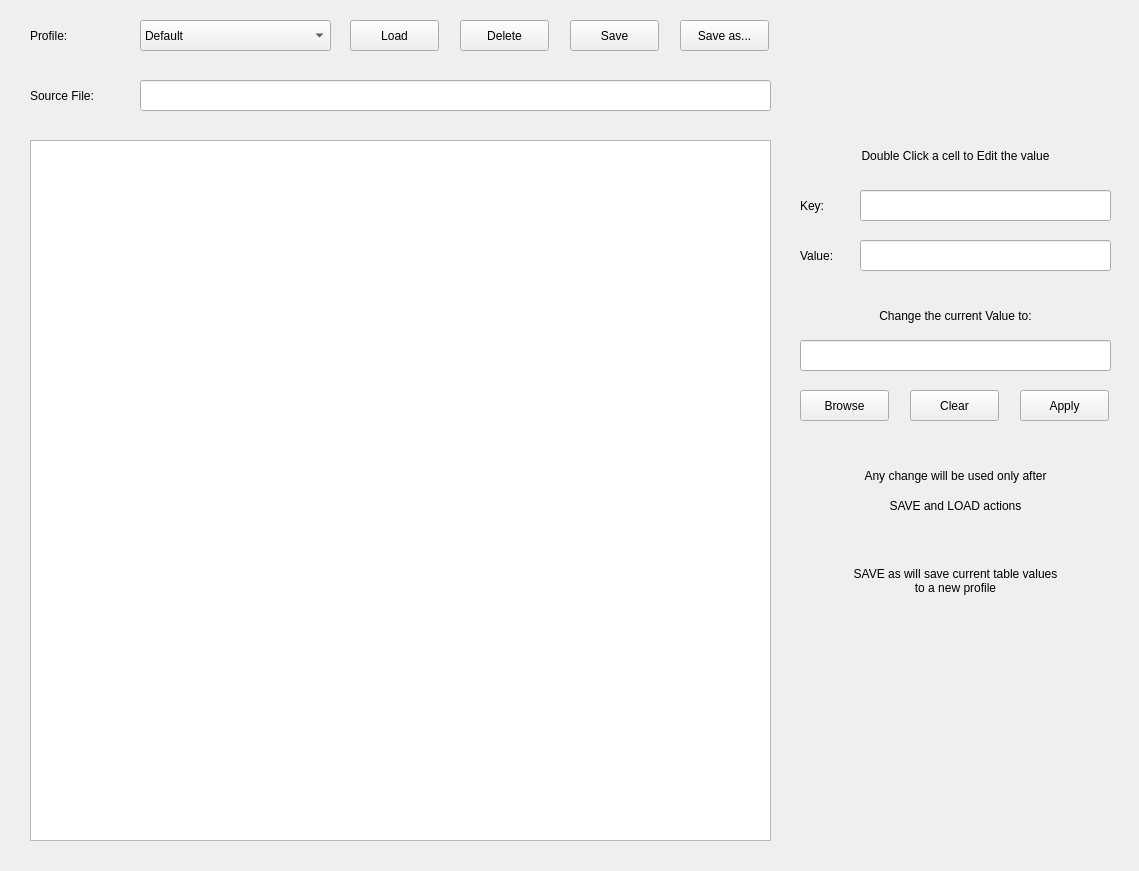
<?xml version="1.0" encoding="UTF-8"?>
<ui version="4.0">
 <class>Form</class>
 <widget class="QWidget" name="Form">
  <property name="geometry">
   <rect>
    <x>0</x>
    <y>0</y>
    <width>1139</width>
    <height>871</height>
   </rect>
  </property>
  <property name="windowTitle">
   <string>Form</string>
  </property>
  <widget class="QTableWidget" name="qtable_conf">
   <property name="geometry">
    <rect>
     <x>30</x>
     <y>140</y>
     <width>741</width>
     <height>701</height>
    </rect>
   </property>
  </widget>
  <widget class="QComboBox" name="qcombo_profile">
   <property name="geometry">
    <rect>
     <x>140</x>
     <y>20</y>
     <width>191</width>
     <height>31</height>
    </rect>
   </property>
   <property name="maxVisibleItems">
    <number>16</number>
   </property>
   <property name="duplicatesEnabled">
    <bool>false</bool>
   </property>
   <item>
    <property name="text">
     <string>Default</string>
    </property>
   </item>
  </widget>
  <widget class="QLabel" name="qlabel_conf_label">
   <property name="geometry">
    <rect>
     <x>30</x>
     <y>80</y>
     <width>91</width>
     <height>31</height>
    </rect>
   </property>
   <property name="layoutDirection">
    <enum>Qt::LeftToRight</enum>
   </property>
   <property name="text">
    <string>Source File:</string>
   </property>
   <property name="alignment">
    <set>Qt::AlignLeading|Qt::AlignLeft|Qt::AlignVCenter</set>
   </property>
  </widget>
  <widget class="QPushButton" name="qbutton_delete">
   <property name="geometry">
    <rect>
     <x>460</x>
     <y>20</y>
     <width>89</width>
     <height>31</height>
    </rect>
   </property>
   <property name="text">
    <string>Delete</string>
   </property>
  </widget>
  <widget class="QLabel" name="qlabel_conf_label_5">
   <property name="geometry">
    <rect>
     <x>30</x>
     <y>20</y>
     <width>71</width>
     <height>31</height>
    </rect>
   </property>
   <property name="layoutDirection">
    <enum>Qt::LeftToRight</enum>
   </property>
   <property name="text">
    <string>Profile:</string>
   </property>
   <property name="alignment">
    <set>Qt::AlignLeading|Qt::AlignLeft|Qt::AlignVCenter</set>
   </property>
  </widget>
  <widget class="QLineEdit" name="qline_configuration_file">
   <property name="geometry">
    <rect>
     <x>140</x>
     <y>80</y>
     <width>631</width>
     <height>31</height>
    </rect>
   </property>
   <property name="text">
    <string/>
   </property>
   <property name="readOnly">
    <bool>true</bool>
   </property>
  </widget>
  <widget class="QPushButton" name="qbutton_saveas">
   <property name="geometry">
    <rect>
     <x>680</x>
     <y>20</y>
     <width>89</width>
     <height>31</height>
    </rect>
   </property>
   <property name="text">
    <string>Save as...</string>
   </property>
  </widget>
  <widget class="QPushButton" name="qbutton_load">
   <property name="geometry">
    <rect>
     <x>350</x>
     <y>20</y>
     <width>89</width>
     <height>31</height>
    </rect>
   </property>
   <property name="text">
    <string>Load</string>
   </property>
  </widget>
  <widget class="QPushButton" name="qbutton_save">
   <property name="geometry">
    <rect>
     <x>570</x>
     <y>20</y>
     <width>89</width>
     <height>31</height>
    </rect>
   </property>
   <property name="text">
    <string>Save</string>
   </property>
  </widget>
  <widget class="QLabel" name="qlabel_conf_label_2">
   <property name="geometry">
    <rect>
     <x>800</x>
     <y>140</y>
     <width>311</width>
     <height>31</height>
    </rect>
   </property>
   <property name="layoutDirection">
    <enum>Qt::LeftToRight</enum>
   </property>
   <property name="text">
    <string>Double Click a cell to Edit the value</string>
   </property>
   <property name="alignment">
    <set>Qt::AlignCenter</set>
   </property>
  </widget>
  <widget class="QLineEdit" name="qline_edit_key">
   <property name="geometry">
    <rect>
     <x>860</x>
     <y>190</y>
     <width>251</width>
     <height>31</height>
    </rect>
   </property>
   <property name="text">
    <string/>
   </property>
   <property name="readOnly">
    <bool>true</bool>
   </property>
  </widget>
  <widget class="QLabel" name="qlabel_conf_label_3">
   <property name="geometry">
    <rect>
     <x>800</x>
     <y>190</y>
     <width>41</width>
     <height>31</height>
    </rect>
   </property>
   <property name="layoutDirection">
    <enum>Qt::LeftToRight</enum>
   </property>
   <property name="text">
    <string>Key:</string>
   </property>
   <property name="alignment">
    <set>Qt::AlignLeading|Qt::AlignLeft|Qt::AlignVCenter</set>
   </property>
  </widget>
  <widget class="QLabel" name="qlabel_conf_label_4">
   <property name="geometry">
    <rect>
     <x>800</x>
     <y>240</y>
     <width>51</width>
     <height>31</height>
    </rect>
   </property>
   <property name="layoutDirection">
    <enum>Qt::LeftToRight</enum>
   </property>
   <property name="text">
    <string>Value:</string>
   </property>
   <property name="alignment">
    <set>Qt::AlignLeading|Qt::AlignLeft|Qt::AlignVCenter</set>
   </property>
  </widget>
  <widget class="QLineEdit" name="qline_edit_value">
   <property name="geometry">
    <rect>
     <x>860</x>
     <y>240</y>
     <width>251</width>
     <height>31</height>
    </rect>
   </property>
   <property name="text">
    <string/>
   </property>
   <property name="readOnly">
    <bool>true</bool>
   </property>
  </widget>
  <widget class="QLabel" name="qlabel_conf_label_6">
   <property name="geometry">
    <rect>
     <x>800</x>
     <y>300</y>
     <width>311</width>
     <height>31</height>
    </rect>
   </property>
   <property name="layoutDirection">
    <enum>Qt::LeftToRight</enum>
   </property>
   <property name="text">
    <string>Change the current Value to:</string>
   </property>
   <property name="alignment">
    <set>Qt::AlignCenter</set>
   </property>
  </widget>
  <widget class="QLineEdit" name="qline_edit_newvalue">
   <property name="geometry">
    <rect>
     <x>800</x>
     <y>340</y>
     <width>311</width>
     <height>31</height>
    </rect>
   </property>
   <property name="text">
    <string/>
   </property>
   <property name="readOnly">
    <bool>false</bool>
   </property>
  </widget>
  <widget class="QPushButton" name="qbutton_browse">
   <property name="geometry">
    <rect>
     <x>800</x>
     <y>390</y>
     <width>89</width>
     <height>31</height>
    </rect>
   </property>
   <property name="text">
    <string>Browse</string>
   </property>
  </widget>
  <widget class="QPushButton" name="qbutton_apply">
   <property name="geometry">
    <rect>
     <x>1020</x>
     <y>390</y>
     <width>89</width>
     <height>31</height>
    </rect>
   </property>
   <property name="text">
    <string>Apply</string>
   </property>
  </widget>
  <widget class="QLabel" name="qlabel_conf_label_7">
   <property name="geometry">
    <rect>
     <x>800</x>
     <y>460</y>
     <width>311</width>
     <height>31</height>
    </rect>
   </property>
   <property name="layoutDirection">
    <enum>Qt::LeftToRight</enum>
   </property>
   <property name="text">
    <string>Any change will be used only after</string>
   </property>
   <property name="alignment">
    <set>Qt::AlignCenter</set>
   </property>
  </widget>
  <widget class="QLabel" name="qlabel_conf_label_8">
   <property name="geometry">
    <rect>
     <x>800</x>
     <y>490</y>
     <width>311</width>
     <height>31</height>
    </rect>
   </property>
   <property name="layoutDirection">
    <enum>Qt::LeftToRight</enum>
   </property>
   <property name="text">
    <string>SAVE and LOAD actions</string>
   </property>
   <property name="alignment">
    <set>Qt::AlignCenter</set>
   </property>
  </widget>
  <widget class="QLabel" name="qline_row">
   <property name="geometry">
    <rect>
     <x>870</x>
     <y>190</y>
     <width>41</width>
     <height>31</height>
    </rect>
   </property>
   <property name="layoutDirection">
    <enum>Qt::LeftToRight</enum>
   </property>
   <property name="text">
    <string/>
   </property>
   <property name="alignment">
    <set>Qt::AlignLeading|Qt::AlignLeft|Qt::AlignVCenter</set>
   </property>
  </widget>
  <widget class="QLabel" name="qline_col">
   <property name="enabled">
    <bool>false</bool>
   </property>
   <property name="geometry">
    <rect>
     <x>870</x>
     <y>240</y>
     <width>41</width>
     <height>31</height>
    </rect>
   </property>
   <property name="layoutDirection">
    <enum>Qt::LeftToRight</enum>
   </property>
   <property name="text">
    <string/>
   </property>
   <property name="alignment">
    <set>Qt::AlignLeading|Qt::AlignLeft|Qt::AlignVCenter</set>
   </property>
  </widget>
  <widget class="QPushButton" name="qbutton_clear">
   <property name="geometry">
    <rect>
     <x>910</x>
     <y>390</y>
     <width>89</width>
     <height>31</height>
    </rect>
   </property>
   <property name="text">
    <string>Clear</string>
   </property>
  </widget>
  <widget class="QLabel" name="qlabel_conf_label_9">
   <property name="geometry">
    <rect>
     <x>800</x>
     <y>550</y>
     <width>311</width>
     <height>61</height>
    </rect>
   </property>
   <property name="layoutDirection">
    <enum>Qt::LeftToRight</enum>
   </property>
   <property name="text">
    <string>SAVE as will save current table values
to a new profile</string>
   </property>
   <property name="alignment">
    <set>Qt::AlignCenter</set>
   </property>
   <property name="wordWrap">
    <bool>true</bool>
   </property>
  </widget>
  <zorder>qline_row</zorder>
  <zorder>qline_col</zorder>
  <zorder>qtable_conf</zorder>
  <zorder>qcombo_profile</zorder>
  <zorder>qlabel_conf_label</zorder>
  <zorder>qbutton_delete</zorder>
  <zorder>qlabel_conf_label_5</zorder>
  <zorder>qline_configuration_file</zorder>
  <zorder>qbutton_saveas</zorder>
  <zorder>qbutton_load</zorder>
  <zorder>qbutton_save</zorder>
  <zorder>qlabel_conf_label_2</zorder>
  <zorder>qline_edit_key</zorder>
  <zorder>qlabel_conf_label_3</zorder>
  <zorder>qlabel_conf_label_4</zorder>
  <zorder>qline_edit_value</zorder>
  <zorder>qlabel_conf_label_6</zorder>
  <zorder>qline_edit_newvalue</zorder>
  <zorder>qbutton_browse</zorder>
  <zorder>qbutton_apply</zorder>
  <zorder>qlabel_conf_label_7</zorder>
  <zorder>qlabel_conf_label_8</zorder>
  <zorder>qbutton_clear</zorder>
  <zorder>qlabel_conf_label_9</zorder>
 </widget>
 <resources/>
 <connections/>
</ui>
